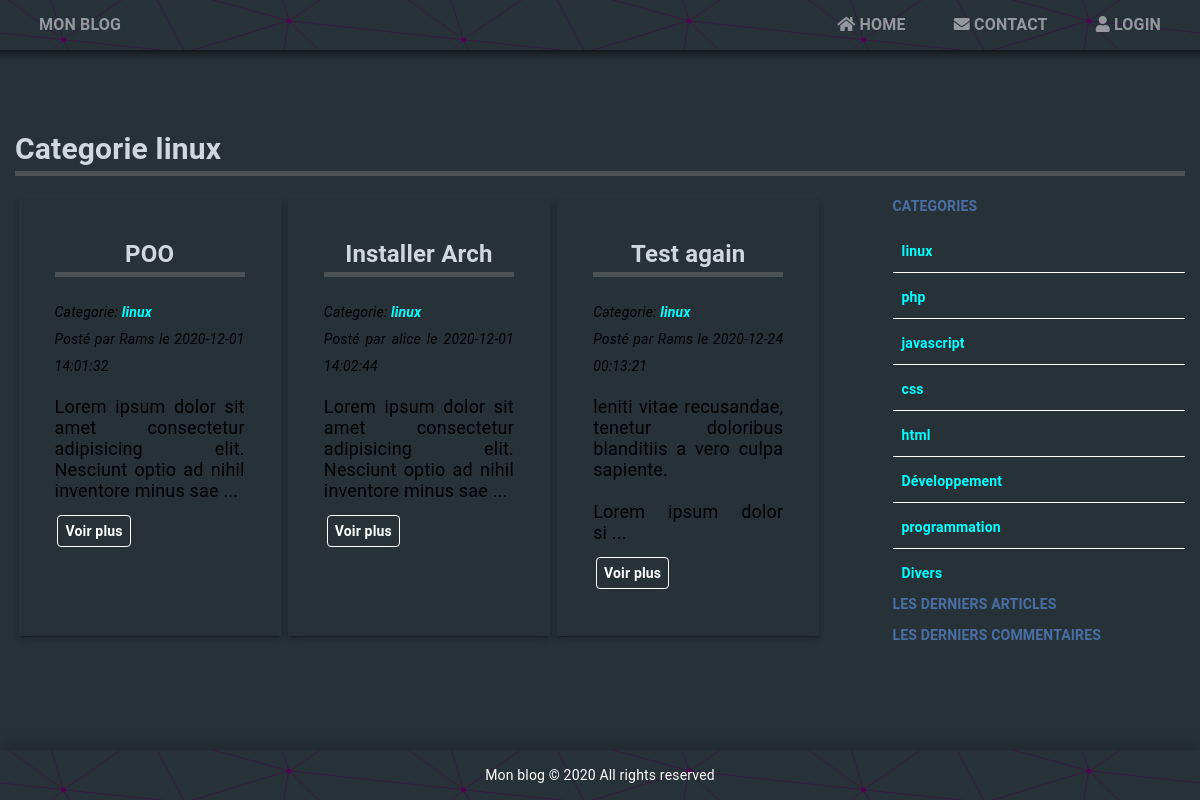
/category.php?id=1, run on the app's committed database.
### tables this page shows
CREATE TABLE `categories` (
  `id` int(11) UNSIGNED NOT NULL,
  `categoryName` varchar(50) NOT NULL
);

CREATE TABLE `posts` (
  `id` int(11) UNSIGNED NOT NULL,
  `title` varchar(100) NOT NULL,
  `content` text NOT NULL,
  `author_id` tinyint(3) UNSIGNED DEFAULT NULL,
  `category_id` tinyint(3) UNSIGNED DEFAULT NULL,
  `created_at` datetime NOT NULL,
  `updated_at` datetime DEFAULT NULL,
  `published` tinyint(4) DEFAULT NULL
);

CREATE TABLE `authors` (
  `id` int(11) UNSIGNED NOT NULL,
  `authorName` varchar(60) NOT NULL,
  `authorEmail` varchar(100) NOT NULL
);

### inc/utils.php (called while the page is built, shortened)
<?php
function isAuthenticated()
{
    return isset($_SESSION['auth']) && $_SESSION['auth'] == true;
}

### inc/DatabaseConnection.php (called while the page is built)
<?php
function getDatabase() {
    try {
        $pdo = new PDO('mysql:host=localhost;dbname=project_blog;charset=utf8', 'root', 'root');
        $pdo->setAttribute(PDO::ATTR_ERRMODE, PDO::ERRMODE_EXCEPTION);
        $pdo->exec('SET NAMES "utf8"');
    } catch (\PDOException $e) {
        die('Error: ' . $e->getMessage());
    }
    return $pdo;
}

### category.php (the view, shortened to what this page needs)
<?php
include_once 'inc/utils.php';
include_once 'inc/DatabaseConnection.php';
include_once 'inc/utils.php';
include_once 'inc/DatabaseConnection.php';
$sql = 'SELECT id, categoryName FROM categories';
$statement = getDatabase()->query($sql);
$categories = $statement->fetchAll(PDO::FETCH_OBJ);
$sql = 'SELECT
            posts.id, title, content, author_id, category_id, created_at,
            authors.authorName,
            categories.categoryName
    FROM posts
    INNER JOIN authors ON posts.author_id = authors.id
    INNER JOIN categories ON posts.category_id = categories.id
    WHERE posts.category_id = :id ORDER BY created_at
';
$statement = getDatabase()->prepare($sql);
$statement->bindParam(':id', $_GET['id'], PDO::PARAM_INT);
$statement->execute();
$posts = $statement->fetchAll(PDO::FETCH_OBJ);
?>
<!DOCTYPE html>
<html lang="fr">
<head>
    <link rel="stylesheet" href="https://use.fontawesome.com/releases/v5.11.2/css/all.css">
    <link rel="stylesheet" href="/css/normalize.css">
    <link rel="stylesheet" href="/css/style.css">
</head>
<body>
    <header>
        <section class="container">
            <div class="header-top">
                <a href="/">Mon blog</a>
                <nav>
                    <a href="/"><i class="fas fa-home"></i>&nbsp;Home</a>
                    <a href="/contact.php"><i class="fas fa-envelope"></i>&nbsp;Contact</a>
                    <?php if (isAuthenticated()): ?>
                        <a href="/dashboard.php"><i class="fas fa-toolbox"></i>&nbsp;Dashboard</a>
                        <a href="/logout.php"><i class="fas fa-user"></i>&nbspLogout</a>
                    <?php else: ?>
                        <a href="/login.php"><i class="fas fa-user"></i>&nbspLogin</a>
                    <?php endif ?>
                </nav>
            </div>
        </section>
    </header>
    <main class="container">
        <h1>Categorie <?= htmlspecialchars($posts[0]->categoryName, ENT_QUOTES, 'UTF-8') ?></h1>
        <section class="post-content">
            <?php foreach ($posts as $post): ?>
                <article class="card">
                    <h2 class=""><?= htmlspecialchars(ucfirst($post->title), ENT_QUOTES, 'UTF-8') ?></h2>
                    <em>Categorie: <a href="/category.php?id=<?= intval($post->category_id) ?>"><?= htmlspecialchars($post->categoryName, ENT_QUOTES, 'UTF-8') ?></a></em></br>
                    <em>Posté par <?= htmlspecialchars($post->authorName, ENT_QUOTES, 'UTF-8') ?> le <?= $post->created_at ?></em>
                    <p><?= nl2br(substr(htmlspecialchars($post->content, ENT_QUOTES, 'UTF-8'), 0, 100)) ?>&nbsp...</p>
                    <p><a class="btn" href="/showpost.php?id=<?= intval($post->id) ?>">Voir plus</a></p>
                </article>
            <?php endforeach ?>
        </section>
        <aside class="categories">
            <h4>Categories</h4>
            <ul>
                <?php foreach ($categories as $category): ?>
                    <li>
                        <a href="/category.php?id=<?= intval($category->id) ?>">
                            <?= htmlspecialchars($category->categoryName, ENT_QUOTES, 'UTF-8')?>
                        </a>
                    </li>
                <?php endforeach ?>
            </ul>
            <h4>les derniers articles</h4>
            <h4>les derniers commentaires</h4>
        </aside>
        <div class="clearfix"></div>
    </main>
    <footer>
        <p>Mon blog &copy; <?= Date('Y') ?> All rights reserved</p>
    </footer>
</body>
</html>

### css/style.css (style rules this page uses)
:root { --bg-primary: #263238; --text-color: #000; --title-color: #cfd8dc; }
html { height: 100%; font-size: 62.5%; }
body { position: relative; min-height: 100%; padding-bottom: 3em; font-family: Roboto, Oxygen-Sans, Ubuntu, Cantarell, "Helvetica Neue", sans-serif; font-size: 1.8rem; letter-spacing: .01em; text-align: justify; line-height: 1.5; background: var(--bg-primary); }
*, *::before, *::after { -webkit-box-sizing: border-box; -moz-box-sizing: border-box; -o-box-sizing: border-box; box-sizing: border-box; }
.clearfix:after, .clearfix:before { content: ''; display: block; }
.clearfix:after { clear: both; }
.container { margin: 0 auto; width: 100%; }
@media screen and (min-width: 768px) { .container { width: 750px; } }
@media (min-width: 992px) { .container { width: 970px; } }
@media (min-width: 1200px) { .container { width: 1170px; } }
h1, h2, h3 { margin-top: 0; font-size: 3rem; color: var(--title-color); border-bottom: 5px solid rgba(155, 155, 155, .3); }
p { font: normal 1.8rem 'Roboto', Helvetica, Arial, sans-serif; color: var(--text-color); }
header { position: fixed; top: 0; width: 100%; margin-bottom: 5em; min-height: 50px; box-shadow: 0 0 4px 2px rgba(0, 0, 0, .3), 0 0 4px 5px rgba(0, 0, 0, .2), 0 0 4px 10px rgba(0, 0, 0, .1); background-color: #263238; z-index: 999; }
.header-top { display: flex; justify-content: space-between; align-items: center; min-height: 50px; }
.header-top a { font-size: 1.6rem; }
nav { display: flex; justify-content: center; }
nav > a, .header-top > a { padding: .8em 1.5em; text-transform: uppercase; color: rgba(255, 255, 255, 0.5); }
a { font-size: 1.4rem; font-weight: bold; text-decoration: none; color: rgba(0, 255, 255, 1); }
main { padding-top: 7em; }
.btn, input[type=submit] { padding: .5em; margin: .1em .2em; background-color: transparent; color: white; border: 1px solid #fff; border-radius: 4px; cursor: pointer; }
.post-content { display: -webkit-flex; display: -ms-flex; display: flex; flex-direction: column; }
.card { padding: 2em; margin: .2em; width: 100%; margin-bottom: 2em; box-shadow: 0 4px 6px 0 rgba(0, 0, 0, .14), 0 1px 5px 0 rgba(0, 0, 0, .12), 0 3px 1px -2px rgba(0, 0, 0, .2); }
.card h2 { font-size: 2.4rem; text-align: center; }
.card a { font-size: 1.4rem; text-align: center; }
.card em { font-size: 1.4rem; }
.categories { float: right; width: 25%; }
.categories h4 { font-size: 1.4rem; margin-top: 0; margin-bottom: 1rem; text-transform: uppercase; color: #4a6fa5; }
.categories ul { margin: 0; padding-left: 0; list-style: none; }
.categories ul li { border-bottom: 1px solid #fff; padding: 0.5em; }
.categories ul li:last-child { border: none; }
.post-content { float: left; width: 70%; }
@media (min-width: 992px) { .post-content { display: -webkit-flex; display: -ms-flex; display: flex; flex-flow: row wrap; } }
@media (min-width: 992px) { .card { padding: 2em; margin: .2em; max-width: 32%; margin-bottom: 2em; box-shadow: 0 4px 6px 0 rgba(0, 0, 0, .14), 0 1px 5px 0 rgba(0, 0, 0, .12), 0 3px 1px -2px rgba(0, 0, 0, .2); } }
footer { position: absolute; width: 100%; min-height: 50px; bottom: 0; background-color: #263238; box-shadow: 0 -4px 17px 1px rgba(0, 0, 0, 0.2); }
footer p { margin: 0; line-height: 50px; font-size: 1.4rem; text-align: center; color: #fff; }

### data on the page
categories: categoryName "linux"
posts: title "POO", category.categoryName "linux", author.authorName "Rams", created_at "2020-12-01 14:01:32", content "Lorem ipsum dolor sit amet consectetur adipisicing elit. Nesciunt optio ad nihil inventore minus sae"
posts: title "Installer Arch", category.categoryName "linux", author.authorName "alice", created_at "2020-12-01 14:02:44", content "Lorem ipsum dolor sit amet consectetur adipisicing elit. Nesciunt optio ad nihil inventore minus sae"
posts: title "Test again", category.categoryName "linux", author.authorName "Rams", created_at "2020-12-24 00:13:21", content "leniti vitae recusandae, tenetur doloribus blanditiis a vero culpa sapiente. Lorem ipsum dolor si"
categories: categoryName "php"
categories: categoryName "javascript"
categories: categoryName "css"
categories: categoryName "html"
categories: categoryName "Développement"
categories: categoryName "programmation"
categories: categoryName "Divers"

### other printed values
Date('Y') "2020"
